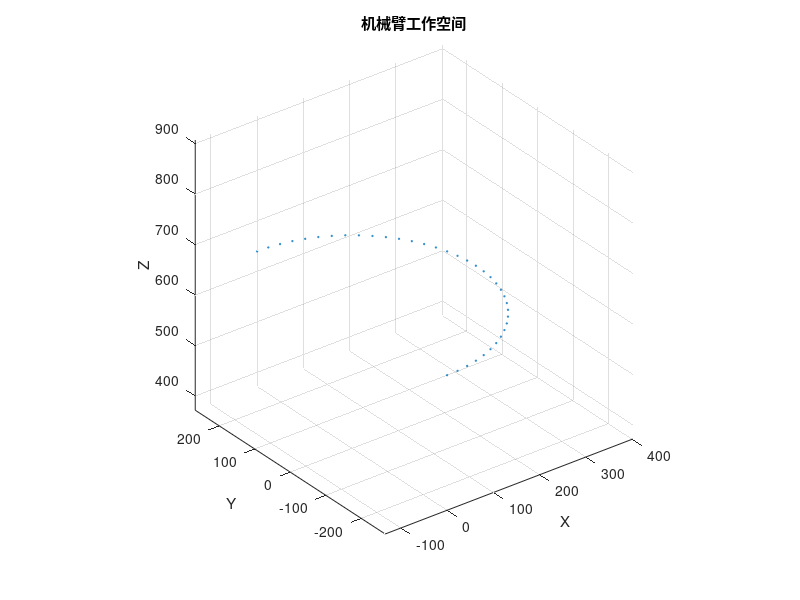

Source code (MATLAB):
% 加载数据
load('workspace_points.mat');  % 或 data = readmatrix('workspace_points.csv');

% 绘制3D散点图
figure;
scatter3(workspace_points(:,1), workspace_points(:,2), workspace_points(:,3), 1, 'b.');
xlabel('X'); ylabel('Y'); zlabel('Z');
title('机械臂工作空间');
axis equal;
grid on;

%直接绘制散点图（最简单）